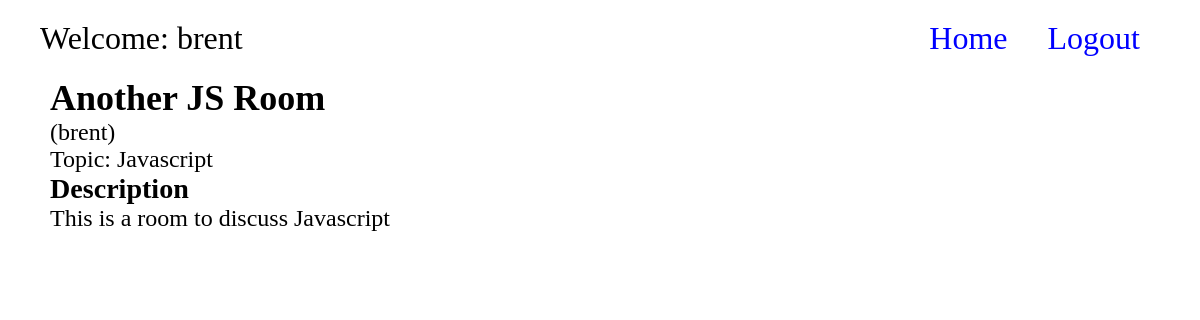
The page /room/17/ (signed in) on the database its author committed.
### base/models.py (models this page shows, shortened)
class Room(models.Model):
  name = models.CharField(max_length=100)
  host = models.ForeignKey(User, on_delete=models.CASCADE)
  topic = models.ForeignKey("Topic", related_name="rooms", on_delete=models.SET_NULL, null=True)
  participants = models.ManyToManyField(User, related_name="participants", blank=True)
  description = models.TextField(max_length=1000, null=True)
  created = models.DateTimeField(auto_now_add=True)
  updated = models.DateTimeField(auto_now=True)

class Topic(models.Model):
  name = models.CharField(max_length=100)
  def __str__(self):
    return self.name

### base/views.py (the view)
# urls.py: path('room/<int:pk>/', views.view_room, name="room"),
def view_room(request, pk):
  print('hello')
  room = Room.objects.get(id=pk)
  context = {
    'room': room
  }
  return render(request, 'base/rooms.html', context)

### base/templates/base/rooms.html (shortened to what this page needs)
{% extends 'main.html' %}
{% block content %}
<main>
  <div>
    <div>
      <h2>{{room.name}}</h2>
      <p>({{room.host}})</p>
    </div>
    <p>Topic: {{room.topic}}</p>
    <h3>Description</h3>
    <p>{{room.description}}</p>
  </div>
</main>
{% endblock content %}

### templates/main.html (shortened to what this page needs)
{% load static %}
<!DOCTYPE html>
<html lang="en">
<head>
  <link rel="stylesheet" href="{% static 'css/app.css' %}">
</head>
<body>
  <nav class="navigation">
    {% if user.is_authenticated %}
    <p class="navigation-user">Welcome: {{user}}</p>
    {% elif not user.is_authenticated %}
    <div></div>
    {% endif %}
    <ul class="navigation__list">
      <li class="navigation__list__item">
        <a class="navigation__list__link" href="{% url 'home' %}">Home</a>
      </li>
      {% if user.is_authenticated %}
      <li class="navigation__list__item">
        <a class="navigation__list__link" href="{% url 'logout' %}">Logout</a>
      </li>
      {% elif not user.is_authenticated %}
      <li class="navigation__list__item">
        <a class="navigation__list__link" href="{% url 'login' %}">Login</a>
      </li>
      {% endif %}
    </ul>
  </nav>
  {% block content %}
  {% endblock content %}
</body>
</html>

### base/static/css/app.css (style rules this page uses)
* { margin: 0; padding: 0; box-sizing: border-box; }
html { font-size: 62.5%; }
ul { list-style: none; }
a, a:visited { text-decoration: none; color: blue; }
main { margin: 0 5rem; font-size: 2.4rem; }
.navigation { display: flex; justify-content: space-between; align-items: center; padding: 0 4rem; }
.navigation-user { font-size: 3.2rem; }
.navigation__list { display: flex; justify-content: flex-end; padding: 2rem; gap: 4rem; }
.navigation__list__link { font-size: 3.2rem; }

### rows shown on the page
Room: name "Another JS Room", host "brent", topic "Javascript", description "This is a room to discuss Javascript"

### other values the page prints
{{ user }} "brent"
